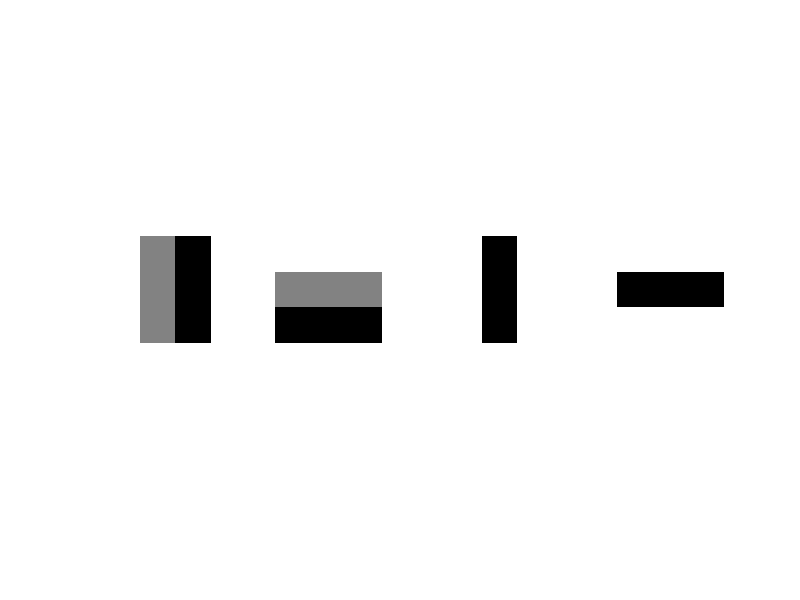

MATLAB code for this plot:
function [lam, A] = dct3()

    e1_ =  [1 1 1 0 0 0 -1 -1 -1];
    e2_ =  [1 0 -1 1 0 -1 1 0 -1];
    e3_ =  [1 1 1 -2 -2 -2 1 1 1];
    e4_ =  [1 -2 1 1 -2 1 1 -2 1];
    e5_ =  [1 0 -1 0 0 0 -1 0 1];
    e6_ =  [1 -2 1 0 0 0 -1 2 -1];
    e7_ =  [1 0 -1 -2 0 2 1 0 -1];
    e8_ =  [1 -2 1 -2 4 -2 1 -2 1];

    c1 = 1 / sqrt(6);
    c2 = 1 / sqrt(6);
    c3 = 1 / sqrt(54);
    c4 = 1 / sqrt(54);
    c5 = 1 / sqrt(8);
    c6 = 1 / sqrt(48);
    c7 = 1 / sqrt(48);
    c8 = 1 / sqrt(216);

    e1 = c1*e1_;
    e2 = c2*e2_;
    e3 = c3*e3_;
    e4 = c4*e4_;
    e5 = c5*e5_;
    e6 = c6*e6_;
    e7 = c7*e7_;
    e8 = c8*e8_;

    E = [e1;e2;e3;e4;e5;e6;e7;e8];

    A = E';



    lam = [norm(e1),norm(e2),norm(e3),norm(e4),norm(e5),norm(e6),norm(e7),norm(e8)];
    lam = lam .^ 2;
    lam = 1 ./ lam;
    lam = diag(lam);
    
%     show the basis patches
    figure, 
    for i=1:4
        e = E(i,:);
        e = reshape(e, [3 3]);
        subplot(1,4,i);
        title(strcat('e',num2str(i)))
        imshow(e, [])
        box on
    end
    
%     abcd = [-1, 0, 0, 1; 0, -1, 0, 1; 1, 0, 1, 0; 0, 1, 1, 0]
% 
% abcdCell = num2cell(abcd,2);
% 
% 
% E9 = cell2mat(arrayfun(@(x) createPatchOnK81(x),abcdCell,'UniformOutput',false));
% 
% 
% data = E9;
% figure, 
% idx = 1;
% for i=1:4
%     patch = data(i,:);
%     patch = (patch + 1) * (4/5);
%     subplot(1,5,idx)
%     imshow(reshape(patch,9,9))
%     idx = idx + 1;
% end
% hold on,
% subplot(1,5,5)
% imshow(reshape(e4pix,3,3))
    
end